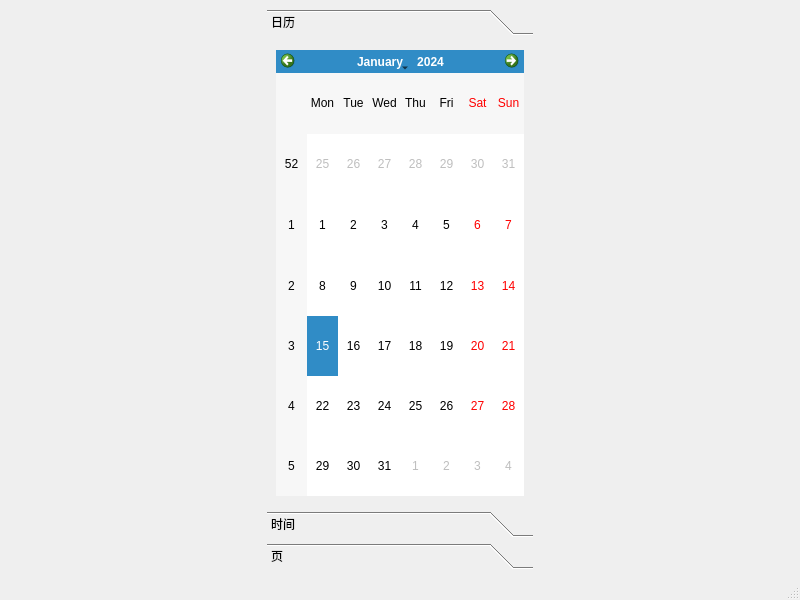
<?xml version="1.0" encoding="UTF-8"?>
<ui version="4.0">
 <class>MainWindow</class>
 <widget class="QMainWindow" name="MainWindow">
  <property name="geometry">
   <rect>
    <x>0</x>
    <y>0</y>
    <width>800</width>
    <height>600</height>
   </rect>
  </property>
  <property name="windowTitle">
   <string>MainWindow</string>
  </property>
  <widget class="QWidget" name="centralwidget">
   <layout class="QHBoxLayout" name="horizontalLayout">
    <item>
     <spacer name="horizontalSpacer">
      <property name="orientation">
       <enum>Qt::Horizontal</enum>
      </property>
      <property name="sizeHint" stdset="0">
       <size>
        <width>257</width>
        <height>20</height>
       </size>
      </property>
     </spacer>
    </item>
    <item>
     <widget class="QToolBox" name="toolBox">
      <property name="currentIndex">
       <number>0</number>
      </property>
      <widget class="QWidget" name="page_1">
       <property name="geometry">
        <rect>
         <x>0</x>
         <y>0</y>
         <width>260</width>
         <height>461</height>
        </rect>
       </property>
       <attribute name="label">
        <string>日历</string>
       </attribute>
       <layout class="QVBoxLayout" name="verticalLayout">
        <item>
         <widget class="QCalendarWidget" name="calendarWidget"/>
        </item>
       </layout>
      </widget>
      <widget class="QWidget" name="page_2">
       <property name="geometry">
        <rect>
         <x>0</x>
         <y>0</y>
         <width>260</width>
         <height>461</height>
        </rect>
       </property>
       <attribute name="label">
        <string>时间</string>
       </attribute>
       <layout class="QVBoxLayout" name="verticalLayout_2">
        <item>
         <widget class="QProgressBar" name="progressBar">
          <property name="value">
           <number>24</number>
          </property>
         </widget>
        </item>
        <item>
         <widget class="QLCDNumber" name="lcdNumber"/>
        </item>
       </layout>
      </widget>
      <widget class="QWidget" name="page">
       <attribute name="label">
        <string>页</string>
       </attribute>
      </widget>
     </widget>
    </item>
    <item>
     <spacer name="horizontalSpacer_2">
      <property name="orientation">
       <enum>Qt::Horizontal</enum>
      </property>
      <property name="sizeHint" stdset="0">
       <size>
        <width>257</width>
        <height>20</height>
       </size>
      </property>
     </spacer>
    </item>
   </layout>
  </widget>
  <widget class="QMenuBar" name="menubar">
   <property name="geometry">
    <rect>
     <x>0</x>
     <y>0</y>
     <width>800</width>
     <height>21</height>
    </rect>
   </property>
  </widget>
  <widget class="QStatusBar" name="statusbar"/>
 </widget>
 <resources/>
 <connections/>
</ui>
